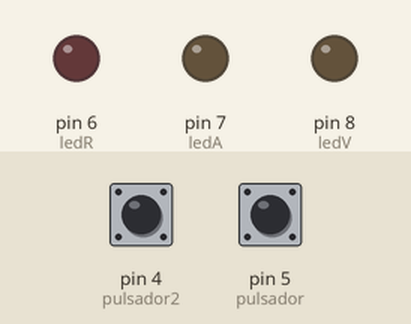
This sketch was run on a simulated Arduino Uno, built with avr-gcc and run on an emulated ATmega328P. Parts: output pins drawn as LEDs (lit = HIGH). Inputs (shaded band) come from the test bench; at power-on: pin 4 (pulsador2) HIGH, pin 5 (pulsador) LOW.

Above: at 1.2 s.
1.3 s: pin 4 (pulsador2) pulled LOW for 0.15 s
At 1.7 s:
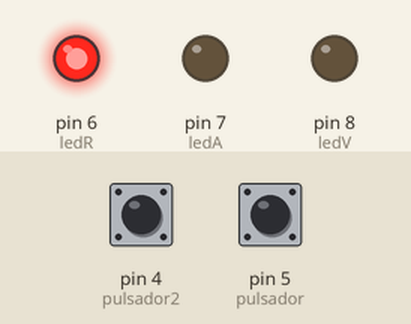
4.4 s: pin 4 (pulsador2) pulled LOW for 1 s
At 5.3 s:
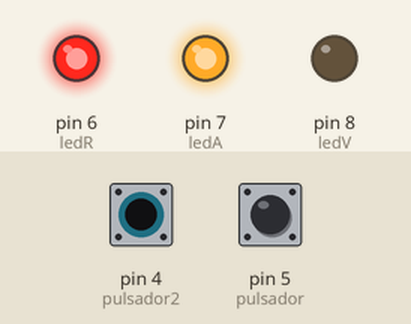
8.4 s: pin 4 (pulsador2) pulled LOW for 3.2 s
At 9.8 s:
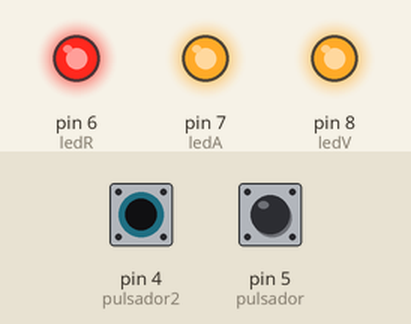
Timing chart, 0 to 15.4 s (numbered marks = the images above; inputs shaded):
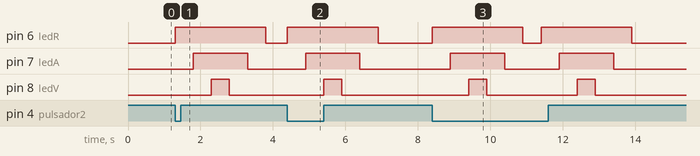

The sketch:

S3-RETO.ino
```cpp
int ledV=8, ledA=7, ledR=6;   //constantes
int pulsador=5, pulsador2=4;  //constantes
int p1=0, p2=0; //variables
void setup(){
  pinMode(ledV,OUTPUT);
  pinMode(ledA,OUTPUT);
  pinMode(ledR,OUTPUT);
  pinMode(pulsador,INPUT);
  pinMode(pulsador2,INPUT_PULLUP);  //logica inversa
}

void loop() {
  p1=digitalRead(pulsador);
  p2=digitalRead(pulsador2);
  if(p1){//if(p1==1) if(p1==HIGH)
    digitalWrite(ledR,1);
    digitalWrite(ledA,1);
    digitalWrite(ledV,1);
  }
  else{
    digitalWrite(ledR,0);
    digitalWrite(ledA,0);
    digitalWrite(ledV,0);
  }
  if(p2==0){
    digitalWrite(ledR,1);
    delay(500);
    digitalWrite(ledA,1);
    delay(500);
    digitalWrite(ledV,1);
    delay(500);
    digitalWrite(ledV,0);
    delay(500);
    digitalWrite(ledA,0);
    delay(500);
    digitalWrite(ledR,0);
    delay(500);
  }
}
```

Measured:
- after the input at 1.3 s, pin 6 (ledR): LOW → HIGH at once, → LOW 2.5 s later; pin 7 (ledA): LOW → HIGH after 0.50 s, → LOW 1.5 s later; pin 8 (ledV): LOW → HIGH after 1.0 s, → LOW 0.50 s later
- after the input at 4.4 s, pin 6 (ledR): LOW → HIGH at once, → LOW 2.5 s later; pin 7 (ledA): LOW → HIGH after 0.50 s, → LOW 1.5 s later; pin 8 (ledV): LOW → HIGH after 1.0 s, → LOW 0.50 s later
- after the input at 8.4 s, pin 6 (ledR): alternates HIGH for 2.5 s and LOW for 0.50 s, 4 changes in all, then stays LOW, starting at once; pin 7 (ledA): alternates HIGH for 1.5 s and LOW for 1.5 s, 4 changes in all, then stays LOW, starting after 0.50 s
